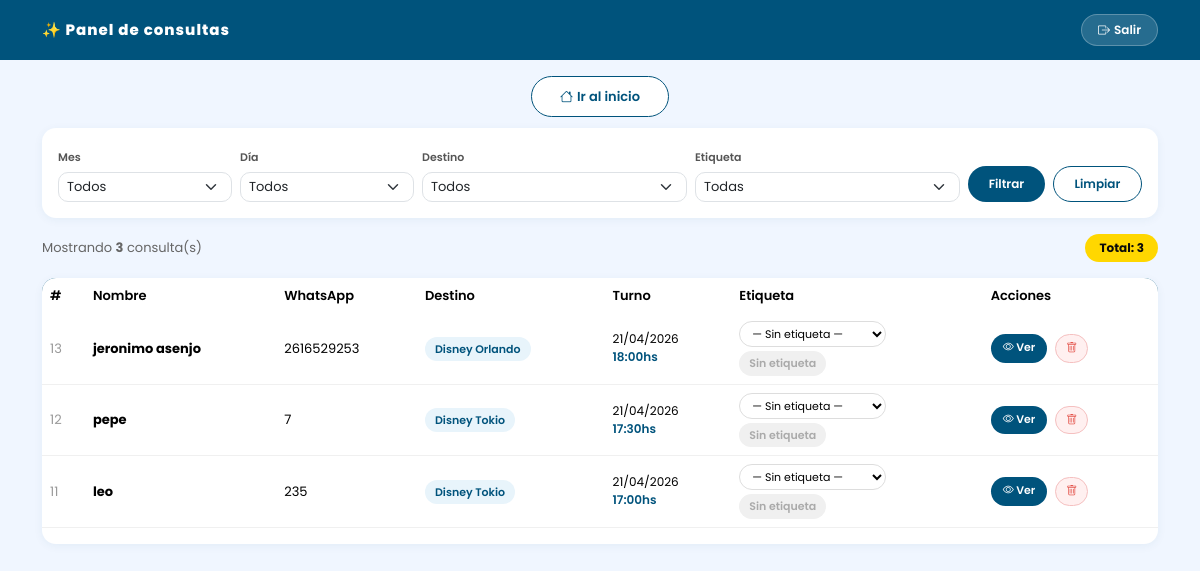
The page /panel/ (signed in) on the database its author committed.
### reservas/models.py (models this page shows, shortened)
class Consulta(models.Model):
    nombre_apellido = models.CharField(max_length=150, verbose_name="Nombre y apellido")
    whatsapp = models.CharField(max_length=30, verbose_name="WhatsApp / Teléfono")
    email = models.EmailField(verbose_name="Correo electrónico")
    pais_ciudad = models.CharField(max_length=120, verbose_name="País y ciudad de residencia")
    tiene_visa = models.CharField(
        max_length=20,
        choices=[
            ('visa_usa', 'Visa USA'),
            ('ciudadania', 'Ciudadanía'),
            ('ninguna', 'Ninguna'),
            ('otro', 'Otro'),
        ],
        verbose_name="¿Tenés visa o ciudadanía?"
    )
    DESTINO_CHOICES = [
        ('disney_orlando', 'Disney Orlando'),
        ('disney_paris', 'Disney París'),
        ('disney_tokio', 'Disney Tokio'),
        ('universal', 'Universal Orlando'),
        ('miami', 'Miami'),
        ('europa', 'Europa'),
        ('crucero', 'Crucero'),
        ('otro', 'Otro'),
    ]
    destino = models.CharField(max_length=30, choices=DESTINO_CHOICES, verbose_name="¿A dónde pensás viajar?")
    destino_otro = models.CharField(max_length=120, blank=True, verbose_name="Otro destino (especificar)")
    multidestino = models.CharField(max_length=200, blank=True, verbose_name="¿Querés más de un destino?")
    preferencia_hotel = models.TextField(blank=True, verbose_name="Preferencia de hotel (Disney/Universal)")
    fecha_salida = models.DateField(verbose_name="Fecha tentativa de salida")
    flexibilidad_fechas = models.CharField(
        max_length=20,
        choices=[
            ('flexible', 'Sí, una semana antes/después'),
            ('fija', 'No, son fechas fijas'),
        ],
        verbose_name="¿Tenés flexibilidad de fechas?"
    )
    cantidad_noches = models.PositiveSmallIntegerField(verbose_name="Cantidad de noches previstas")
    adultos = models.PositiveSmallIntegerField(verbose_name="Cantidad de adultos (18+)")
    menores = models.PositiveSmallIntegerField(default=0, verbose_name="Cantidad de menores")
    edades_menores = models.CharField(max_length=200, blank=True, verbose_name="Edades de los menores")
    incluir_vuelos = models.BooleanField(default=False, verbose_name="¿Incluir vuelos en el presupuesto?")
    necesita_traslados = models.BooleanField(default=False, verbose_name="¿Necesita auto/traslados privados?")
    dias_parques = models.PositiveSmallIntegerField(null=True, blank=True, verbose_name="Días de parques en Orlando")
    asesoria_visa = models.BooleanField(default=False, verbose_name="¿Necesita asesoría de visa/ESTA/ETIAS?")
    SERVICIO_CHOICES = [
        ('cotizacion_paquete', 'Cotización de paquete completo'),
        ('asesoramiento', 'Asesoramiento (ya tengo todo sacado)'),
        ('reserva_alojamiento', 'Reserva de alojamiento'),
        ('vuelos_vehiculos', 'Vuelos y vehículos'),
        ('otro', 'Otro'),
    ]
    servicio = models.CharField(
        max_length=30,
        choices=SERVICIO_CHOICES,
        verbose_name="Servicio que desea contratar"
    )
    presupuesto = models.CharField(max_length=100, blank=True, verbose_name="Presupuesto estimado")
    observaciones = models.TextField(blank=True, verbose_name="Contanos más sobre tu viaje ideal")
    fecha_turno = models.DateField(verbose_name="Día del turno")
    hora_turno = models.TimeField(verbose_name="Horario del turno")
    ETIQUETA_CHOICES = [
        ('cotizacion', 'Cotización'),
        ('confirmacion', 'Confirmación'),
        ('reserva', 'Reserva'),
        ('pago_completado', 'Pago completado'),
        ('filas_rapidas', 'Sacar filas rápidas'),
        ('itinerario', 'Hacer itinerario'),
        ('reunion_pre', 'Reunión pre viaje'),
        ('en_viaje', 'En destino / En viaje'),
    ]
    etiqueta = models.CharField(
        max_length=20,
        choices=ETIQUETA_CHOICES,
        blank=True,
        null=True,
        verbose_name="Etiqueta"
    )
    creado_en = models.DateTimeField(auto_now_add=True)
    leido = models.BooleanField(default=False, verbose_name="Leído")
    class Meta:
        verbose_name = "Consulta"
        verbose_name_plural = "Consultas"
        ordering = ['-creado_en']

### reservas/views.py (the view)
# urls.py: path('panel/', views.panel, name='panel'),
@login_required(login_url='panel_login')
def panel(request):
    consultas = Consulta.objects.all()
    mes = request.GET.get('mes', '')
    dia = request.GET.get('dia', '')
    destino = request.GET.get('destino', '')
    etiqueta = request.GET.get('etiqueta', '')
    if mes:
        consultas = consultas.filter(fecha_turno__month=mes)
    if dia:
        consultas = consultas.filter(fecha_turno__day=dia)
    if destino:
        consultas = consultas.filter(destino=destino)
    if etiqueta:
        consultas = consultas.filter(etiqueta=etiqueta)
    meses = [
        ('1','Enero'),('2','Febrero'),('3','Marzo'),('4','Abril'),
        ('5','Mayo'),('6','Junio'),('7','Julio'),('8','Agosto'),
        ('9','Septiembre'),('10','Octubre'),('11','Noviembre'),('12','Diciembre'),
    ]
    dias = [str(i) for i in range(1, 32)]
    meses_opts = [{'val': v, 'nom': n, 'sel': v == mes} for v, n in meses]
    dias_opts = [{'val': d, 'sel': d == dia} for d in dias]
    destinos_opts = [{'val': v, 'nom': n, 'sel': v == destino} for v, n in Consulta.DESTINO_CHOICES]
    etiquetas_opts = [{'val': v, 'nom': n, 'sel': v == etiqueta} for v, n in Consulta.ETIQUETA_CHOICES]
    for c in consultas:
        c.etiquetas_opts = [{'val': v, 'nom': n, 'sel': v == (c.etiqueta or '')} for v, n in Consulta.ETIQUETA_CHOICES]
    context = {
        'consultas': consultas,
        'meses_opts': meses_opts,
        'dias_opts': dias_opts,
        'destinos_opts': destinos_opts,
        'etiquetas_opts': etiquetas_opts,
        'etiquetas': Consulta.ETIQUETA_CHOICES,
    }
    return render(request, 'reservas/panel.html', context)

### templates/reservas/panel.html (shortened to what this page needs)
<!DOCTYPE html>
<html lang="es">
<head>
  <link href="https://cdn.jsdelivr.net/npm/bootstrap@5.3.3/dist/css/bootstrap.min.css" rel="stylesheet" />
  <link href="https://cdn.jsdelivr.net/npm/bootstrap-icons@1.11.3/font/bootstrap-icons.css" rel="stylesheet" />
</head>
<body>
  <div class="topbar">
    <div class="container d-flex justify-content-between align-items-center gap-2">
      <h1>✨ Panel de consultas</h1>
      <a href="{% url 'panel_logout' %}" class="btn-logout"><i class="bi bi-box-arrow-right me-1"></i>Salir</a>
    </div>
  </div>
  <div class="text-center mt-4">
    <a href="/"
      style="background:#fff;color:var(--az);font-size:13px;font-weight:600;padding:10px 28px;border-radius:50px;border:1.5px solid var(--az);text-decoration:none;">
      <i class="bi bi-house me-1"></i>Ir al inicio
    </a>
  </div>
  <div class="container pb-5">
    <form method="GET" class="filter-bar">
      <div class="row g-2 align-items-end">
        <div class="col-6 col-md-2">
          <label style="font-size:11px;font-weight:600;color:#555;">Mes</label>
          <select name="mes" class="form-select form-select-sm mt-1">
            <option value="">Todos</option>
          </select>
        </div>
        <div class="col-6 col-md-2">
          <label style="font-size:11px;font-weight:600;color:#555;">Día</label>
          <select name="dia" class="form-select form-select-sm mt-1">
            <option value="">Todos</option>
          </select>
        </div>
        <div class="col-6 col-md-3">
          <label style="font-size:11px;font-weight:600;color:#555;">Destino</label>
          <select name="destino" class="form-select form-select-sm mt-1">
            <option value="">Todos</option>
          </select>
        </div>
        <div class="col-6 col-md-3">
          <label style="font-size:11px;font-weight:600;color:#555;">Etiqueta</label>
          <select name="etiqueta" class="form-select form-select-sm mt-1">
            <option value="">Todas</option>
          </select>
        </div>
        <div class="col-12 col-md-2 d-flex gap-2">
          <button type="submit" class="btn-filtrar flex-grow-1">Filtrar</button>
          <a href="{% url 'panel' %}" class="btn-limpiar flex-grow-1 text-center">Limpiar</a>
        </div>
      </div>
    </form>
    <div class="d-flex justify-content-between align-items-center mb-3 flex-wrap gap-2">
      <span style="font-size:13px;color:#666;">Mostrando <strong>{{ consultas.count }}</strong> consulta(s)</span>
      <span class="total-badge">Total: {{ consultas.count }}</span>
    </div>
    <div class="tabla-wrap tabla-desktop">
      {% if consultas %}
      <table class="table table-hover">
        <thead>
          <tr>
            <th>#</th>
            <th>Nombre</th>
            <th>WhatsApp</th>
            <th>Destino</th>
            <th>Turno</th>
            <th>Etiqueta</th>
            <th>Acciones</th>
          </tr>
        </thead>
        <tbody>
          {% for c in consultas %}
          <tr>
            <td style="color:#999;">{{ c.id }}</td>
            <td><strong>{{ c.nombre_apellido }}</strong></td>
            <td>{{ c.whatsapp }}</td>
            <td><span class="badge-dest">{{ c.get_destino_display }}</span></td>
            <td style="font-size:12px;">{{ c.fecha_turno|date:"d/m/Y" }}<br /><span
                style="color:var(--az);font-weight:600;">{{ c.hora_turno|time:"H:i" }}hs</span></td>
            <td>
              <form method="POST" action="{% url 'panel_etiqueta' c.pk %}">
                <select name="etiqueta" class="select-etq" onchange="this.form.submit()">
                  <option value="">— Sin etiqueta —</option>
                </select>
              </form>
              {% if c.etiqueta %}
              <span class="etq etq-{{ c.etiqueta }} mt-1">{{ c.get_etiqueta_display }}</span>
              {% else %}
              <span class="etq etq-sin mt-1">Sin etiqueta</span>
              {% endif %}
            </td>
            <td>
              <div class="d-flex gap-2">
                <a href="{% url 'panel_detalle' c.pk %}" class="btn-ver"><i class="bi bi-eye"></i> Ver</a>
                <a href="{% url 'panel_borrar' c.pk %}" class="btn-del"><i class="bi bi-trash"></i></a>
              </div>
            </td>
          </tr>
          {% endfor %}
        </tbody>
      </table>
      {% else %}
      <div style="text-align:center;padding:48px;color:#aaa;">
        <i class="bi bi-inbox" style="font-size:2rem;display:block;margin-bottom:10px;"></i>
        No hay consultas con esos filtros.
      </div>
      {% endif %}
    </div>
  </div>
</body>
</html>

### templates/reservas/panel.html (style rules this page uses)
* { font-family: 'Poppins', sans-serif; }
:root { --az: #00537c; --ro: #e35149; --do: #FFD700; }
body { background: #f0f6ff; }
.topbar { background: var(--az); color: #fff; padding: 14px 0; }
.topbar h1 { font-size: 15px; font-weight: 800; letter-spacing: 1px; margin: 0; }
.btn-logout { background: rgba(255, 255, 255, 0.15); color: #fff; font-size: 12px; font-weight: 600; padding: 6px 16px; border-radius: 50px; border: 1px solid rgba(255, 255, 255, 0.25); text-decoration: none; white-space: nowrap; }
.filter-bar { background: #fff; border-radius: 14px; padding: 16px; margin: 20px 0 16px; box-shadow: 0 2px 10px rgba(0, 83, 124, 0.06); }
.filter-bar select { font-size: 13px; border-radius: 10px; }
.btn-filtrar { background: var(--az); color: #fff; font-size: 12px; font-weight: 600; padding: 8px 20px; border-radius: 50px; border: none; white-space: nowrap; }
.btn-limpiar { background: #fff; color: var(--az); font-size: 12px; font-weight: 600; padding: 8px 20px; border-radius: 50px; border: 1.5px solid var(--az); text-decoration: none; white-space: nowrap; }
.tabla-wrap { background: #fff; border-radius: 14px; box-shadow: 0 2px 10px rgba(0, 83, 124, 0.06); overflow: hidden; }
table { margin: 0; font-size: 13px; }
thead { background: var(--az); color: #fff; }
thead th { font-weight: 600; padding: 12px 14px; border: none; white-space: nowrap; }
tbody td { padding: 11px 14px; vertical-align: middle; border-color: #f0f0f0; }
.badge-dest { background: #e8f4fb; color: var(--az); font-size: 11px; font-weight: 600; padding: 4px 10px; border-radius: 50px; white-space: nowrap; }
.btn-ver { background: var(--az); color: #fff; font-size: 11px; font-weight: 600; padding: 5px 12px; border-radius: 50px; text-decoration: none; white-space: nowrap; }
.btn-del { background: #fff0f0; color: var(--ro); font-size: 11px; font-weight: 600; padding: 5px 10px; border-radius: 50px; text-decoration: none; border: 1px solid #f5c0c0; }
.total-badge { background: var(--do); color: #0a0a0a; font-size: 12px; font-weight: 700; padding: 5px 14px; border-radius: 50px; white-space: nowrap; }
.etq { font-size: 11px; font-weight: 600; padding: 4px 10px; border-radius: 50px; white-space: nowrap; display: inline-block; }
.etq-sin { background: #f0f0f0; color: #aaa; }
.select-etq { font-size: 11px; border-radius: 50px; padding: 3px 8px; border: 1px solid #ddd; background: #fff; cursor: pointer; max-width: 160px; }
@media (min-width: 768px) { .tabla-desktop { display: block; } }

### rows shown on the page
Consulta: id "13", nombre_apellido "jeronimo asenjo", whatsapp "2616529253", destino "Disney Orlando", fecha_turno "21/04/2026", hora_turno "18:00", shows "Sin etiqueta"
Consulta: id "12", nombre_apellido "pepe", whatsapp "7", destino "Disney Tokio", fecha_turno "21/04/2026", hora_turno "17:30", shows "Sin etiqueta"
Consulta: id "11", nombre_apellido "leo", whatsapp "235", destino "Disney Tokio", fecha_turno "21/04/2026", hora_turno "17:00", shows "Sin etiqueta"

### other values the page prints
{{ consultas.count }} "3"
